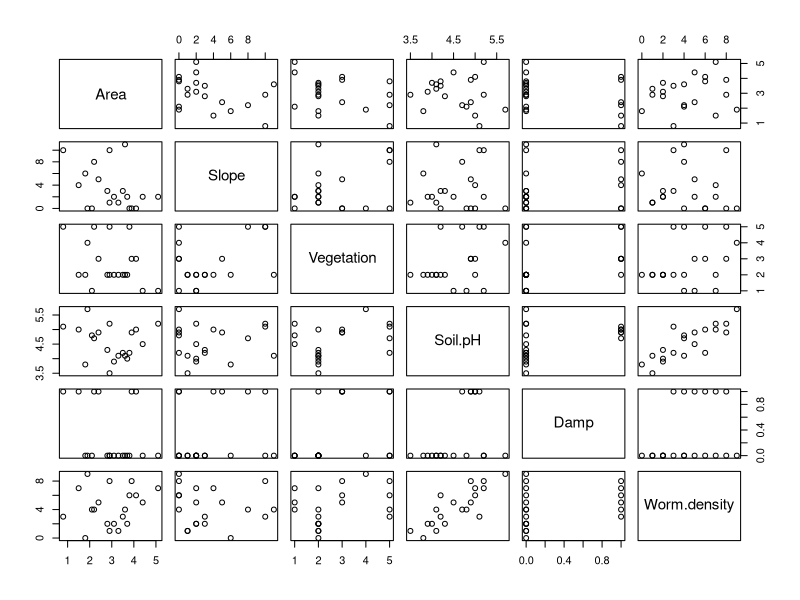

The R source for this figure: (Note: this script raises an error after producing the figure.)
### Dataframe reading, 'sorting', plotting

# read data and check and plot
# this dataframe has a header and row names in column 1, not all dataframes do!
worms <- read.table("worms.txt",header=TRUE,row.names=1)
worms
class(worms)
names(worms)
plot(worms)

plot(Soil.pH,Worm.density) # error, objects (variables) not known
attach(worms)
plot(Soil.pH,Worm.density)

summary(worms)
worms[,4] # all rows, column 4
worms[Soil.pH >= 5,] # those rows with pH >= 5, all columns

sort(Soil.pH) # don't use sort on dataframes, it will only sort one column, leaving the rest of the row as it was
i <- order(Soil.pH) # use order instead, order returns subscripts (indices)
i
Soil.pH
Soil.pH[i]
worms[i,]
worms

ws <- worms[order(Soil.pH),] # all in one line
ws <- worms[order(worms[,4]),] # the same

detach(worms) # undo attach
rm(worms) # rm for remove